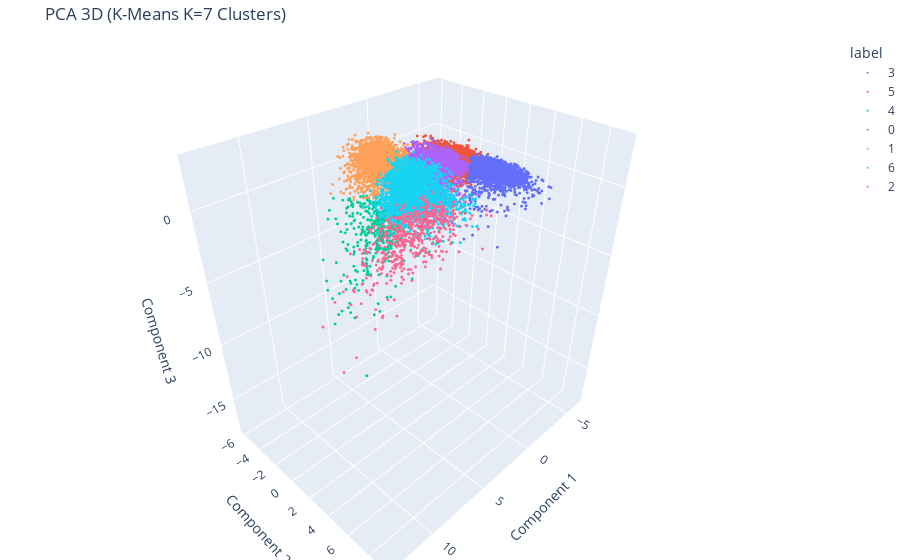

Notebook code cell kept with this figure:
### Code cell
# K-Means Clustering на PCA 3D
K = n_classes
print(f"### K-Means (K={K}) на PCA-3D даних ###")
kmeans_pca = KMeans(n_clusters=K, random_state=42, n_init=10)
kmeans_pca_labels = kmeans_pca.fit_predict(X_pca_3d)

# Візуалізація кластерів K-Means на PCA
plot_3d_plotly(X_pca_3d, kmeans_pca_labels, title=f"PCA 3D (K-Means K={K} Clusters)")

# Оцінка
kmeans_pca_results = evaluate_clustering(
    X_pca_3d, 
    kmeans_pca_labels, 
    y_np, 
    model=kmeans_pca, 
    algorithm_info=f"K-Means (K={K}) PCA-3D Data"
)
all_results.append(kmeans_pca_results)
print(pd.Series(kmeans_pca_results).to_frame(name="Оцінка"))

### Figure 1 — Plotly figure (JSON) as saved in the notebook; plotly's stock layout.template omitted (floating-point values rounded to 4 significant figures; data arrays with more than 128 entries replaced by an {"elided": "..."} marker saying what was removed)
{"data": [{"hovertemplate": "label=3<br>Component 1=%{x}<br>Component 2=%{y}<br>Component 3=%{z}<extra></extra>", "legendgroup": "3", "marker": {"color": "#636efa", "size": 1, "symbol": "circle"}, "mode": "markers", "name": "3", "scene": "scene", "showlegend": true, "type": "scatter3d", "x": {"elided": "2045 float values"}, "y": {"elided": "2045 float values"}, "z": {"elided": "2045 float values"}}, {"hovertemplate": "label=5<br>Component 1=%{x}<br>Component 2=%{y}<br>Component 3=%{z}<extra></extra>", "legendgroup": "5", "marker": {"color": "#EF553B", "size": 1, "symbol": "circle"}, "mode": "markers", "name": "5", "scene": "scene", "showlegend": true, "type": "scatter3d", "x": {"elided": "3257 float values"}, "y": {"elided": "3257 float values"}, "z": {"elided": "3257 float values"}}, {"hovertemplate": "label=4<br>Component 1=%{x}<br>Component 2=%{y}<br>Component 3=%{z}<extra></extra>", "legendgroup": "4", "marker": {"color": "#00cc96", "size": 1, "symbol": "circle"}, "mode": "markers", "name": "4", "scene": "scene", "showlegend": true, "type": "scatter3d", "x": {"elided": "497 float values"}, "y": {"elided": "497 float values"}, "z": {"elided": "497 float values"}}, {"hovertemplate": "label=0<br>Component 1=%{x}<br>Component 2=%{y}<br>Component 3=%{z}<extra></extra>", "legendgroup": "0", "marker": {"color": "#ab63fa", "size": 1, "symbol": "circle"}, "mode": "markers", "name": "0", "scene": "scene", "showlegend": true, "type": "scatter3d", "x": {"elided": "3021 float values"}, "y": {"elided": "3021 float values"}, "z": {"elided": "3021 float values"}}, {"hovertemplate": "label=1<br>Component 1=%{x}<br>Component 2=%{y}<br>Component 3=%{z}<extra></extra>", "legendgroup": "1", "marker": {"color": "#FFA15A", "size": 1, "symbol": "circle"}, "mode": "markers", "name": "1", "scene": "scene", "showlegend": true, "type": "scatter3d", "x": {"elided": "1780 float values"}, "y": {"elided": "1780 float values"}, "z": {"elided": "1780 float values"}}, {"hovertemplate": "label=6<br>Component 1=%{x}<br>Component 2=%{y}<br>Component 3=%{z}<extra></extra>", "legendgroup": "6", "marker": {"color": "#19d3f3", "size": 1, "symbol": "circle"}, "mode": "markers", "name": "6", "scene": "scene", "showlegend": true, "type": "scatter3d", "x": {"elided": "2490 float values"}, "y": {"elided": "2490 float values"}, "z": {"elided": "2490 float values"}}, {"hovertemplate": "label=2<br>Component 1=%{x}<br>Component 2=%{y}<br>Component 3=%{z}<extra></extra>", "legendgroup": "2", "marker": {"color": "#FF6692", "size": 1, "symbol": "circle"}, "mode": "markers", "name": "2", "scene": "scene", "showlegend": true, "type": "scatter3d", "x": {"elided": "521 float values"}, "y": {"elided": "521 float values"}, "z": {"elided": "521 float values"}}], "layout": {"legend": {"title": {"text": "label"}, "tracegroupgap": 0}, "margin": {"b": 0, "l": 0, "r": 0, "t": 40}, "scene": {"domain": {"x": [0, 1], "y": [0, 1]}, "xaxis": {"title": {"text": "Component 1"}}, "yaxis": {"title": {"text": "Component 2"}}, "zaxis": {"title": {"text": "Component 3"}}}, "title": {"text": "PCA 3D (K-Means K=7 Clusters)"}}}
